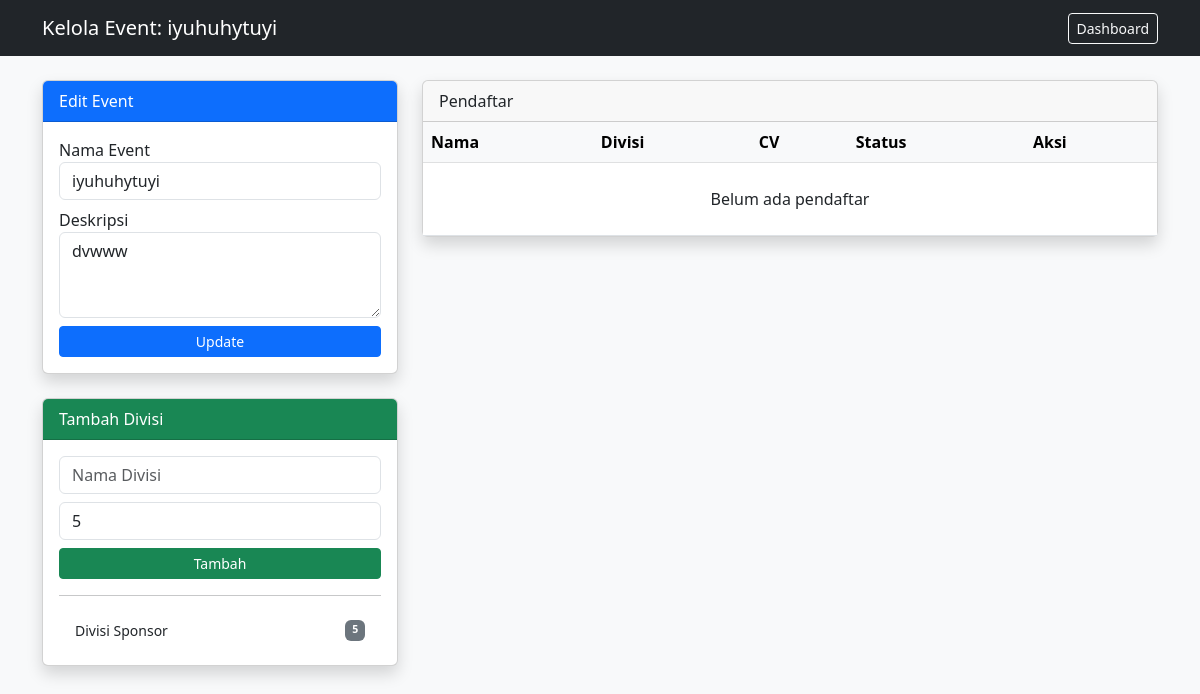
The app's page /STUDENT/manage_event.php?id=8 (signed in) with its own data.
### tables this page shows
CREATE TABLE `events` (
  `event_id` int(100) NOT NULL,
  `event_name` varchar(255) NOT NULL,
  `event_description` text DEFAULT NULL,
  `event_date` date NOT NULL,
  `event_end_date` date DEFAULT NULL,
  `event_location` varchar(100) DEFAULT NULL,
  `event_category` varchar(50) DEFAULT NULL,
  `event_poster` varchar(255) DEFAULT NULL,
  `event_status` enum('draft','published') DEFAULT 'draft',
  `created_at` timestamp NOT NULL DEFAULT current_timestamp() ON UPDATE current_timestamp(),
  `created_by` int(100) DEFAULT NULL
);

CREATE TABLE `positions` (
  `position_id` int(11) NOT NULL,
  `event_id` int(11) NOT NULL,
  `position_name` varchar(100) NOT NULL,
  `quota` int(11) NOT NULL DEFAULT 0,
  `description` text DEFAULT NULL,
  `created_at` timestamp NOT NULL DEFAULT current_timestamp()
);

### STUDENT/manage_event.php (the view, shortened to what this page needs)
<?php
require_once '../koneksi.php';
$user_id  = $_SESSION['id'];
$event_id = (int) $_GET['id'];
$stmt = mysqli_prepare($conn, "
    SELECT * FROM events
    WHERE event_id = ? AND created_by = ?
    LIMIT 1
");
mysqli_stmt_bind_param($stmt, "ii", $event_id, $user_id);
mysqli_stmt_execute($stmt);
$event_result = mysqli_stmt_get_result($stmt);
$event_data = mysqli_fetch_assoc($event_result);
$stmt = mysqli_prepare($conn, "
    SELECT r.*, u.name AS mhs_name, u.nrp, u.email, p.position_name
    FROM registrations r
    JOIN users u ON r.user_id = u.id
    JOIN positions p ON r.position_id = p.position_id
    WHERE p.event_id = ?
    ORDER BY r.registered_at DESC
");
mysqli_stmt_bind_param($stmt, "i", $event_id);
mysqli_stmt_execute($stmt);
$applicants = mysqli_stmt_get_result($stmt);
$stmt = mysqli_prepare($conn, "
    SELECT * FROM positions WHERE event_id = ?
");
mysqli_stmt_bind_param($stmt, "i", $event_id);
mysqli_stmt_execute($stmt);
$positions = mysqli_stmt_get_result($stmt);
?>
<!DOCTYPE html>
<html lang="id">
<head>
<link href="https://cdn.jsdelivr.net/npm/bootstrap@5.3.0/dist/css/bootstrap.min.css" rel="stylesheet">
</head>
<body class="bg-light">
<nav class="navbar navbar-dark bg-dark mb-4">
<div class="container">
<span class="navbar-brand">Kelola Event: <?= htmlspecialchars($event_data['event_name']); ?></span>
<a href="index.php" class="btn btn-outline-light btn-sm">Dashboard</a>
</div>
</nav>
<div class="container">
<div class="row">
<div class="col-md-4">
<div class="card shadow mb-4">
<div class="card-header bg-primary text-white">Edit Event</div>
<div class="card-body">
<form method="POST">
<div class="mb-2">
<label>Nama Event</label>
<input type="text" name="event_name" class="form-control" value="<?= htmlspecialchars($event_data['event_name']); ?>" required>
</div>
<div class="mb-2">
<label>Deskripsi</label>
<textarea name="description" class="form-control" rows="3"><?= htmlspecialchars($event_data['event_description']); ?></textarea>
</div>
<button name="update_event" class="btn btn-primary btn-sm w-100">Update</button>
</form>
</div>
</div>
<div class="card shadow">
<div class="card-header bg-success text-white">Tambah Divisi</div>
<div class="card-body">
<form method="POST">
<div class="mb-2">
<input type="text" name="position_name" class="form-control" placeholder="Nama Divisi" required>
</div>
<div class="mb-2">
<input type="number" name="quota" class="form-control" value="5" min="1">
</div>
<button name="add_position" class="btn btn-success btn-sm w-100">Tambah</button>
</form>
<hr>
<ul class="list-group list-group-flush small">
<?php while($p = mysqli_fetch_assoc($positions)): ?>
<li class="list-group-item d-flex justify-content-between">
<?= htmlspecialchars($p['position_name']); ?>
<span class="badge bg-secondary"><?= $p['quota']; ?></span>
</li>
<?php endwhile; ?>
</ul>
</div>
</div>
</div>
<div class="col-md-8">
<div class="card shadow">
<div class="card-header">Pendaftar</div>
<div class="card-body p-0">
<table class="table table-hover mb-0">
<thead class="table-light">
<tr>
<th>Nama</th>
<th>Divisi</th>
<th>CV</th>
<th>Status</th>
<th>Aksi</th>
</tr>
</thead>
<tbody>
<?php if(mysqli_num_rows($applicants) > 0): ?>
<?php while($a = mysqli_fetch_assoc($applicants)): ?>
<tr>
<td>
<strong><?= htmlspecialchars($a['mhs_name']); ?></strong><br>
<small><?= htmlspecialchars($a['nrp']); ?></small>
</td>
<td><?= htmlspecialchars($a['position_name']); ?></td>
<td>
<?php if($a['cv_file']): ?>
<a href="../uploads/<?= htmlspecialchars($a['cv_file']); ?>" target="_blank">Lihat</a>
<?php else: ?>-<?php endif; ?>
</td>
<td>
<span class="badge bg-<?= $a['status']=='accepted'?'success':($a['status']=='pending'?'warning':'danger'); ?>">
<?= ucfirst($a['status']); ?>
</span>
</td>
<td>
<?php if($a['status']=='pending'): ?>
<a href="?id=<?= $event_id; ?>&action=accept&reg_id=<?= $a['registration_id']; ?>" class="btn btn-success btn-sm">Terima</a>
<a href="?id=<?= $event_id; ?>&action=decline&reg_id=<?= $a['registration_id']; ?>" class="btn btn-danger btn-sm">Tolak</a>
<?php elseif($a['status']=='accepted'): ?>
<a href="?id=<?= $event_id; ?>&action=kick&reg_id=<?= $a['registration_id']; ?>" class="btn btn-outline-danger btn-sm">Kick</a>
<?php endif; ?>
</td>
</tr>
<?php endwhile; ?>
<?php else: ?>
<tr><td colspan="5" class="text-center py-4">Belum ada pendaftar</td></tr>
<?php endif; ?>
</tbody>
</table>
</div>
</div>
</div>
</div>
</div>
</body>
</html>

### records on screen
events: event_name "iyuhuhytuyi", description "dvwww"
positions: position_name "Divisi Sponsor", quota "5"
